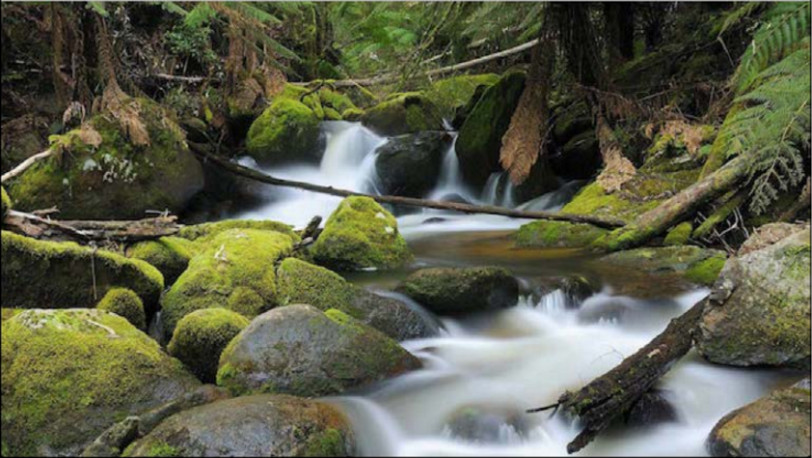
#> input picture optimized-filters/input.jpg, 812 x 458 px
$ python op-logarithmic-filter.py --image input.jpg
#> lines starting #> are read from the running program, lines starting #| are printed output that depends on the picture
import argparse
import cv2
import matplotlib.pyplot as plt
import numpy as np

parser = argparse.ArgumentParser()
parser.add_argument("-i", "--image", required=True, help="Path to the input image")
args = vars(parser.parse_args())

image_BGR = cv2.imread(args["image"])
#> image_BGR is the input picture: shape (458, 812, 3); mean B, G, R 72.5, 93.3, 91.1
image_RGB = cv2.cvtColor(image_BGR, cv2.COLOR_BGR2RGB)

# Calculamos el mapeo de la funcion logaritmica y se almacena el resultado en un arreglo "y2"
#r = 255
r = image_RGB.max() # Obtenemos el valor máximo de los 3 canales de la imagen
#> r = 255
c = 255 / np.log(1.0 + r)
#> c = 45.99

# Construimos un vector X y Y para almacenar los valores
# del operador logaritmico . El vector Y servira para la transformación de
# los valores de la imagen, usando programación dinamica
x = np.linspace(0, 255,256)
y2 = np.array(c * np.log(1 + x), dtype='uint8')
#> y2 = 256 values from 0 to 255

# Definimos una función lambda para la función logaritmica
logarithmic = lambda m: y2[m]

# Se aplica la función lambda a cada pixel de la imagen. Se vectoriza la
# matriz para que pueda ser procesado por la función lambda
image_RGB_log = np.array(np.vectorize(logarithmic)(image_RGB), dtype = 'uint8')
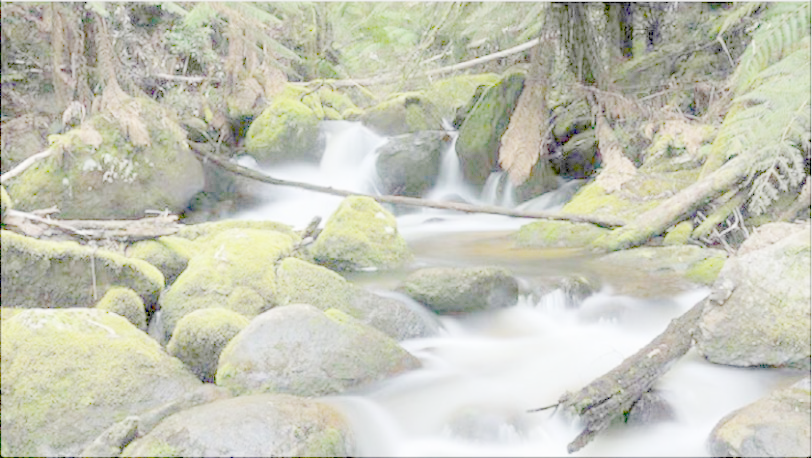
#> image_RGB_log: shape (458, 812, 3); mean R, G, B 197.4, 198.5, 183.5

#Definimos el tamaño de la ventana y los subplots
fig = plt.figure(figsize=(9,6))
ax1 = fig.add_subplot(2,2,1)
ax2 = fig.add_subplot(2,2,2)
ax3 = fig.add_subplot(2,3,5)

ax1.imshow(image_RGB)
ax1.set_title("Original Image")

ax2.imshow(image_RGB_log)
ax2.set_title("Logarithmic Correction")

# Se dibuja la funcion identidad
x = np.linspace(0, 255, 255)
y1 = x

# Se dibuja la funcion identidad y logaritmica
c2 = 255 / np.log(256)
y2 = np.array(c * np.log(1 + x))
#> y2 = 255 values from 0 to 255
ax3.plot(x, y1, color="r", linewidth=1, label = "Id. Func.")
msg = "Logarithmic Func."
ax3.plot(x, y2, color="b", linewidth=1, label = msg)
ax3.legend()
ax3.set_title("Logarithmic Function")
plt.show()
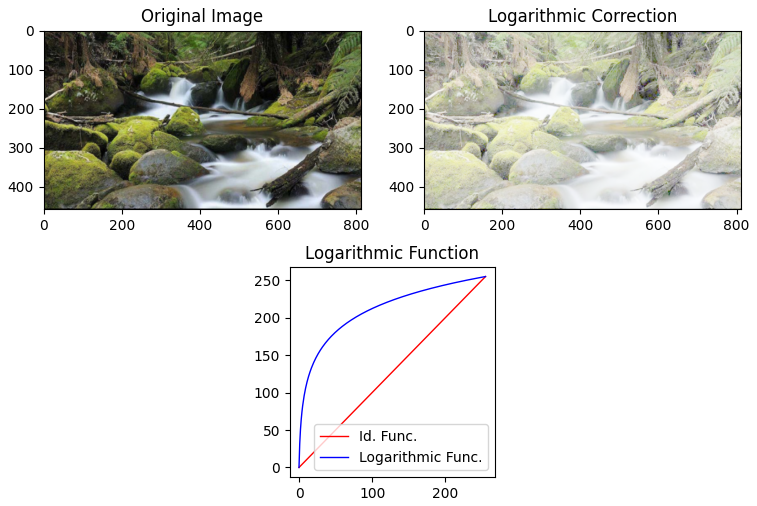
#> figure drawn by matplotlib, 3 panels; panel 3: curve peaks at x = 255, y = 255; panel 3: curve peaks at x = 255, y = 255
